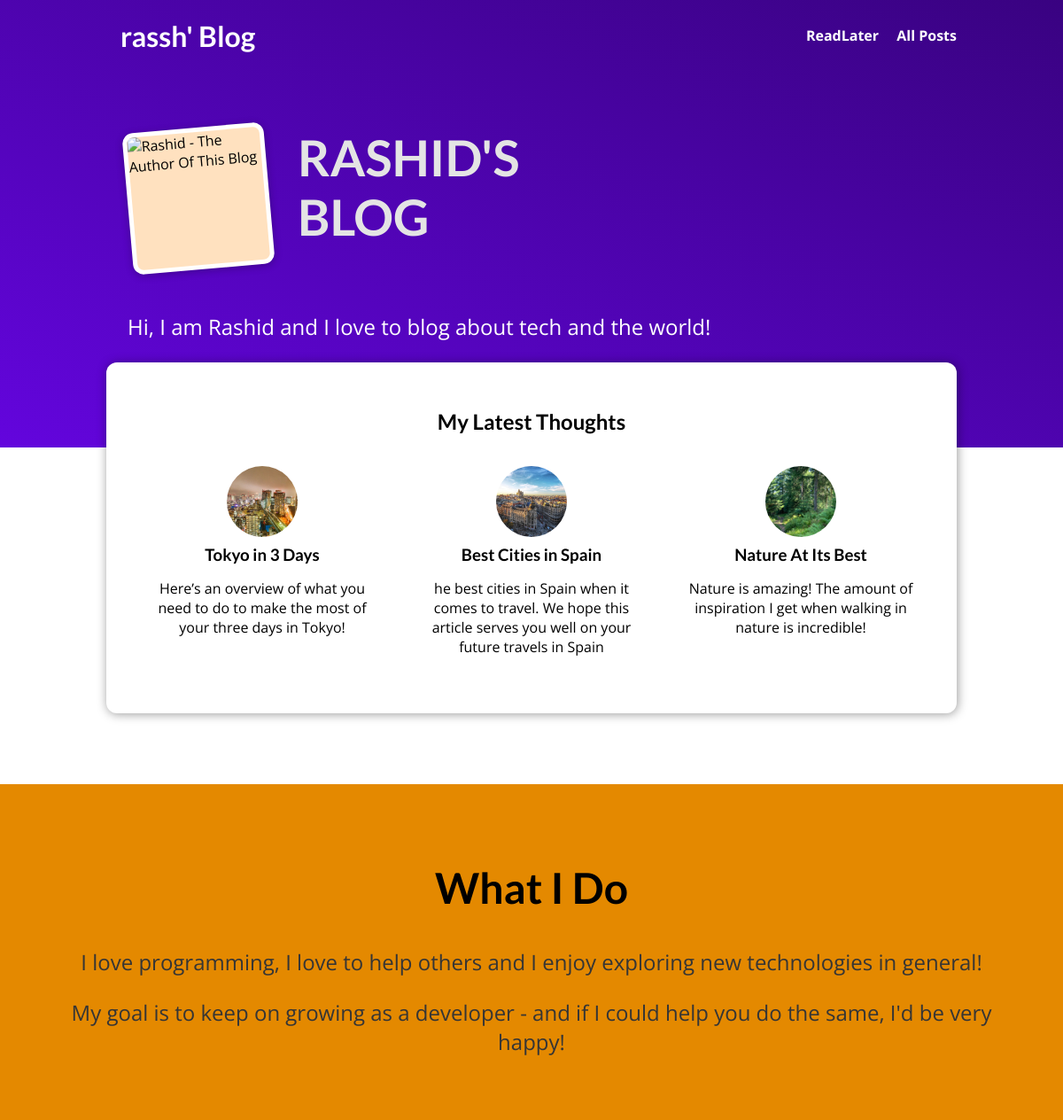
The page / on the database its author committed.
### mblog/models.py (models this page shows, shortened)
class Post(models.Model):
    title = models.CharField(max_length=20)
    excerpt = models.CharField(max_length=200)
    image = models.ImageField(upload_to="posts",null=True)
    author = models.ForeignKey(Author, on_delete=models.SET_NULL,null=True)
    date = models.DateTimeField()
    slug = models.SlugField(unique=True)
    content = models.TextField()
    tags = models.ManyToManyField(Tag)

### mblog/views.py (the view)
# urls.py: path('',views.StartingPageView.as_view(), name="starting"),
class StartingPageView(ListView):
    template_name = "index.html"
    model = Post
    ordering = ["-date"]
    context_object_name = "posts"
    def get_queryset(self):
        queryset =  super().get_queryset()
        data = queryset[:3]
        return data

### template/index.html (shortened to what this page needs)
{% extends "base.html" %}
{% block css_files %}
  <link rel="stylesheet" href="/static/posts.css" />
  <link rel="stylesheet" href="/static/index.css" />
{% endblock %}
{% block content %}
<section id="welcome">
  <header>
    <img src="/static/rr.png" alt="Rashid - The Author Of This Blog" />
    <h2>RASHID'S BLOG</h2>
  </header>
  <p>Hi, I am Rashid and I love to blog about tech and the world!</p>
</section>
<section id="latest-posts">
  <h2>My Latest Thoughts</h2>
  <ul>
    {% for post in posts %}
        {% include 'posts.html' %}
    {% endfor %}
  </ul>
</section>
<section id="about">
  <h2>What I Do</h2>
  <p>
    I love programming, I love to help others and I enjoy exploring new
    technologies in general!
  </p>
  <p>
    My goal is to keep on growing as a developer - and if I could help you do
    the same, I'd be very happy!
  </p>
</section>
{% endblock %}

### template/posts.html
<li>
  <article class="post">
    <a href="{% url 'post-detail' post.slug %}">
      <img src="{{ post.image.url }}" alt="{{ post.title }}""
      />
      <div class="post__content">
        <h3>{{ post.title }}</h3>
        <p>
          {{ post.excerpt }}
        </p>
      </div>
    </a>
  </article>
</li>

### static/basedesign.css (style rules this page uses)
* { box-sizing: border-box; }
html { font-family: 'Open Sans', 'Lato', sans-serif; }
body { margin: 0; }
h1, h2, h3 { font-family: 'Lato', sans-serif; font-weight: bold; }

### static/posts.css (style rules this page uses)
.post { display: flex; flex-direction: column; align-items: center; text-align: center; }
.post a { text-decoration: none; color: black; transition: all 0.2s ease; padding: 1rem; }
.post img { width: 5rem; height: 5rem; object-fit: cover; border-radius: 50%; }
.post h3 { margin: 0.25rem 0; }

### static/index.css (style rules this page uses)
#welcome { background: linear-gradient(to right top, #6305dd, #390281); padding: 6rem 12%; }
#welcome header { display: flex; align-items: flex-start; margin: 3rem auto; }
#welcome img { width: 10rem; height: 10rem; object-fit: cover; object-position: top; border: 5px solid white; border-radius: 12px; background-color: #ffe1bf; transform: rotateZ(-5deg); box-shadow: 0 2px 8px rgba(0, 0, 0, 0.25); }
#welcome h2 { font-size: 3.5rem; margin: 0 0 0 2rem; color: #e4e4e4; width: 10rem; }
#welcome p { color: white; font-size: 1.5rem; }
#latest-posts { background-color: white; padding: 2rem; border-radius: 12px; width: 60rem; margin: -6rem auto 2rem auto; box-shadow: 1px 1px 12px rgba(0, 0, 0, 0.4); }
#latest-posts h2 { text-align: center; }
#latest-posts ul { list-style: none; margin: 0; padding: 0; display: flex; gap: 1rem; }
#latest-posts li { flex: 1; }
#about { text-align: center; padding: 3rem; background-color: #e48900; margin-top: 5rem; }
#about h2 { font-size: 3rem; }
#about p { font-size: 1.5rem; color: #353535; }

### rows shown on the page
Post: image (picture), title "Tokyo in 3 Days", excerpt "Here’s an overview of what you need to do to make the most of your three days in Tokyo!"
Post: image (picture), title "Best Cities in Spain", excerpt "he best cities in Spain when it comes to travel. We hope this article serves you well on your future travels in Spain"
Post: image (picture), title "Nature At Its Best", excerpt "Nature is amazing! The amount of inspiration I get when walking in nature is incredible!"
